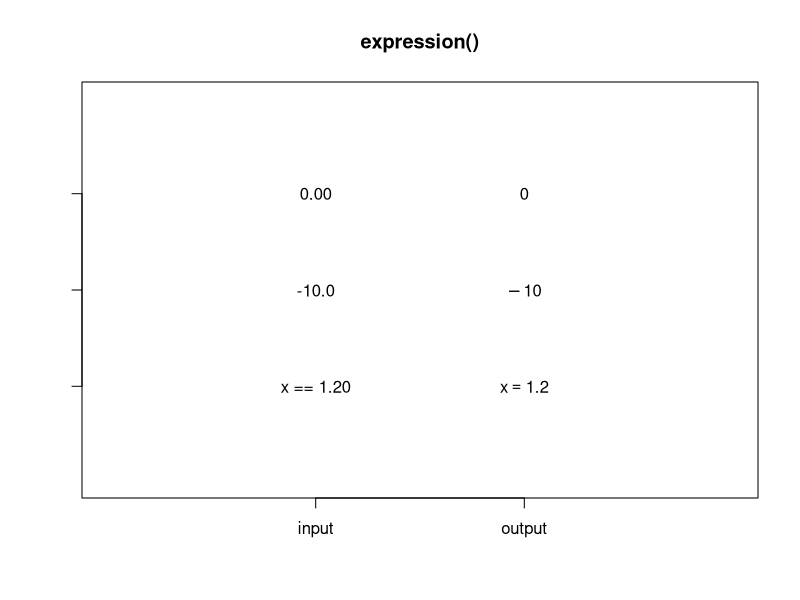
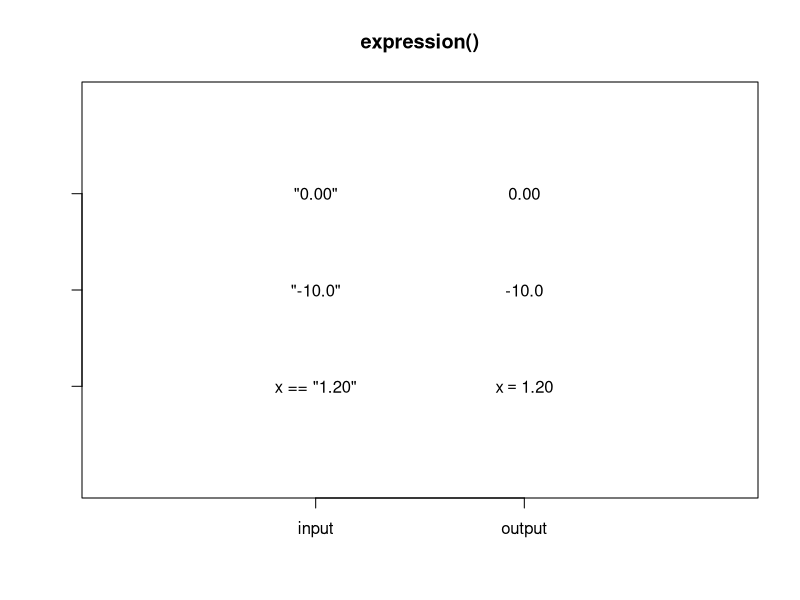
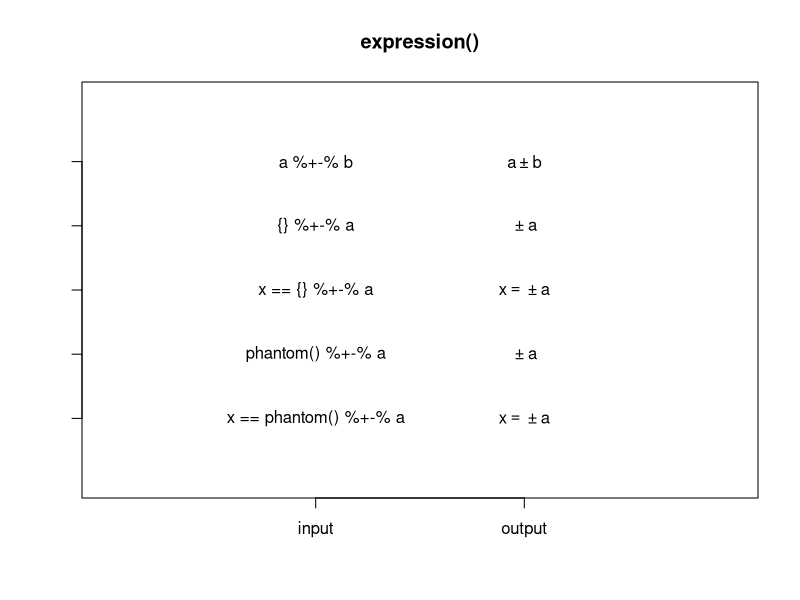
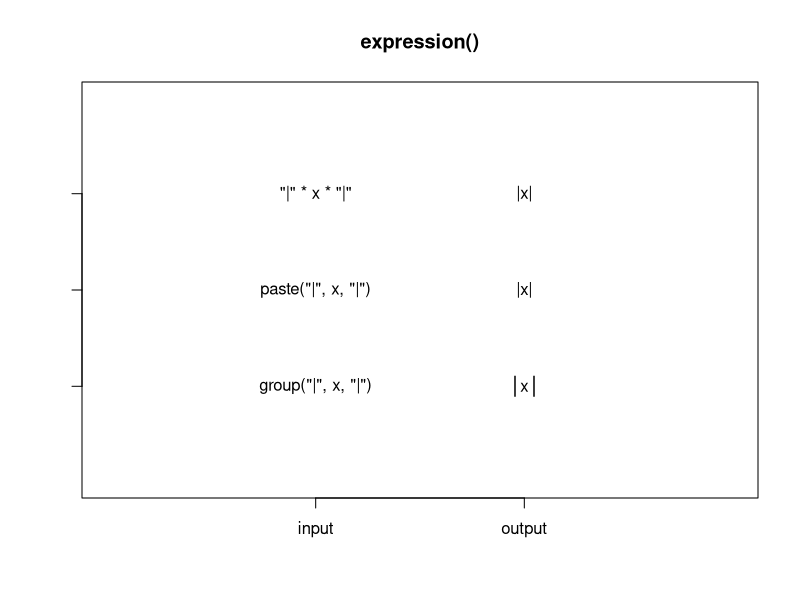
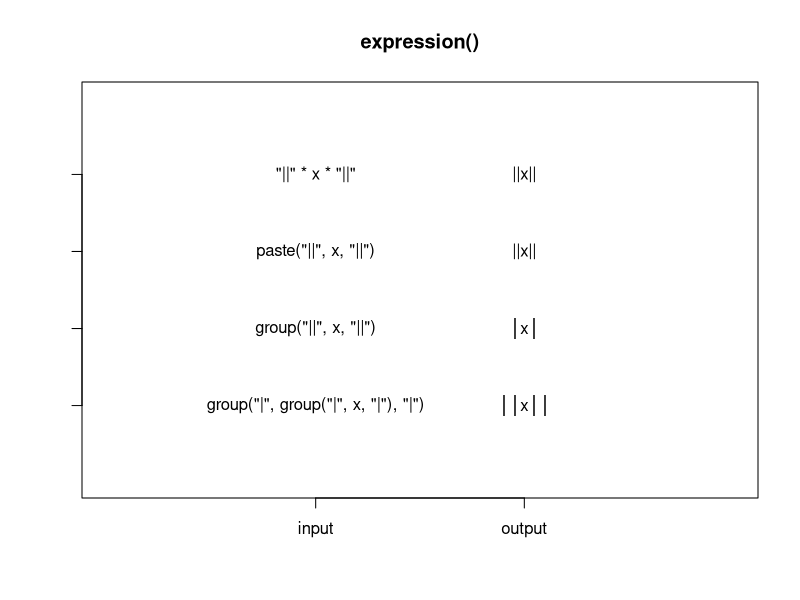
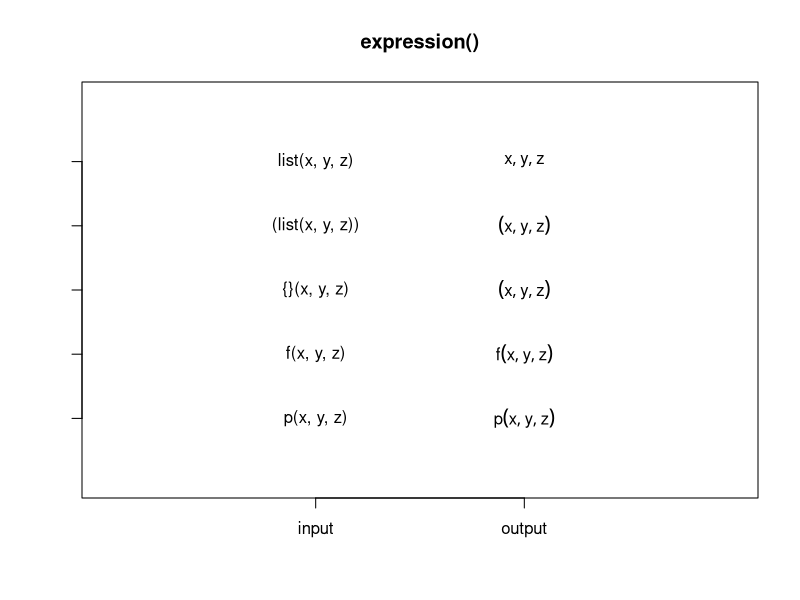
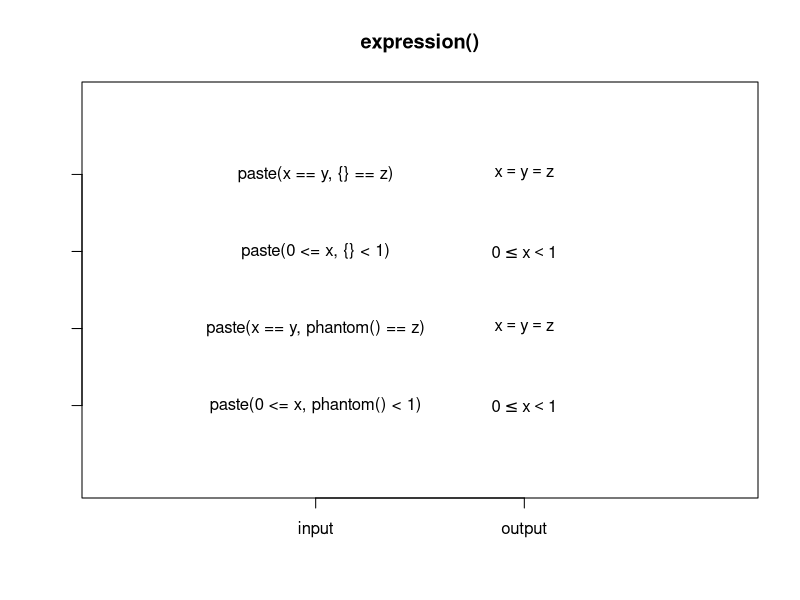
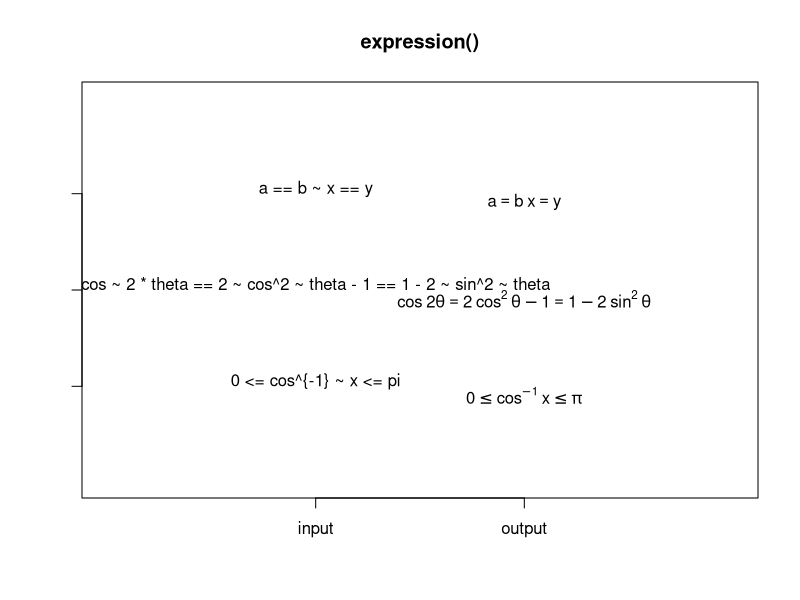

Source code (R) for these figures, in order:
## ---- chunk 1
# 式型に変換
expression(1.00)
## ---- chunk 2
#| fig-width:  8
#| fig-height: 6
#| fig-dpi:    100

# 数式を指定
exp_vec <- c(
  expression(0.00), 
  expression(-10.0), 
  expression(x == 1.20)
)

# 入力コマンドを指定
chr_vec <- c(
  "0.00", 
  "-10.0", 
  "x == 1.20"
)

# 表示数を取得
lbl_num <- length(exp_vec)

# 入出力を表示
plot(x = 0, y = 0, type = "n", main = "expression()", 
     xlim = c(0, 3), ylim = c(0, lbl_num+1), xlab = "", ylab = "", xaxt = "n", yaxt = "n")
axis(side = 1, at = c(1, 2), labels = c("input", "output"))
axis(side = 2, at = 1:lbl_num, labels = rep("", times = lbl_num))
text(x = 1, y = lbl_num:1, labels = chr_vec) # 入力
text(x = 2, y = lbl_num:1, labels = exp_vec) # 出力
## ---- chunk 3
#| fig-width:  8
#| fig-height: 6
#| fig-dpi:    100

# 数式を指定
exp_vec <- c(
  expression("0.00"), 
  expression("-10.0"), 
  expression(x == "1.20")
)

# 入力コマンドを指定
chr_vec <- c(
  '"0.00"', 
  '"-10.0"', 
  'x == "1.20"'
)

# 表示数を取得
lbl_num <- length(exp_vec)

# 入出力を表示
plot(x = 0, y = 0, type = "n", main = "expression()", 
     xlim = c(0, 3), ylim = c(0, lbl_num+1), xlab = "", ylab = "", xaxt = "n", yaxt = "n")
axis(side = 1, at = c(1, 2), labels = c("input", "output"))
axis(side = 2, at = 1:lbl_num, labels = rep("", times = lbl_num))
text(x = 1, y = lbl_num:1, labels = chr_vec) # 入力
text(x = 2, y = lbl_num:1, labels = exp_vec) # 出力
## ---- chunk 4
#| fig-width:  8
#| fig-height: 6
#| fig-dpi:    100

# 数式を指定
exp_vec <- c(
  expression(a %+-% b), 
  expression({} %+-% a), 
  expression(x == {} %+-% a), 
  expression(phantom() %+-% a), 
  expression(x == phantom() %+-% a)
)

# 入力コマンドを抽出
chr_vec <- exp_vec |> 
  as.character() |> 
  gsub(pattern = "\n", replacement = "") # `{}` が `'{\n}'` になる対策

# 表示数を取得
lbl_num <- length(exp_vec)

# 入出力を表示
plot(x = 0, y = 0, type = "n", main = "expression()", 
     xlim = c(0, 3), ylim = c(0, lbl_num+1), xlab = "", ylab = "", xaxt = "n", yaxt = "n")
axis(side = 1, at = c(1, 2), labels = c("input", "output"))
axis(side = 2, at = 1:lbl_num, labels = rep("", times = lbl_num))
text(x = 1, y = lbl_num:1, labels = chr_vec) # 入力
text(x = 2, y = lbl_num:1, labels = exp_vec) # 出力
## ---- chunk 5
#| fig-width:  8
#| fig-height: 6
#| fig-dpi:    100

# 数式を指定
exp_vec <- c(
  expression("|" * x * "|"), 
  expression(paste("|", x, "|")), 
  expression(group("|", x, "|"))
)

# 入力コマンドを抽出
chr_vec <- exp_vec |> 
  as.character() |> 
  gsub(pattern = "\n", replacement = "") # `{}` が `'{\n}'` になる対策

# 表示数を取得
lbl_num <- length(exp_vec)

# 入出力を表示
plot(x = 0, y = 0, type = "n", main = "expression()", 
     xlim = c(0, 3), ylim = c(0, lbl_num+1), xlab = "", ylab = "", xaxt = "n", yaxt = "n")
axis(side = 1, at = c(1, 2), labels = c("input", "output"))
axis(side = 2, at = 1:lbl_num, labels = rep("", times = lbl_num))
text(x = 1, y = lbl_num:1, labels = chr_vec) # 入力
text(x = 2, y = lbl_num:1, labels = exp_vec) # 出力
## ---- chunk 6
#| fig-width:  8
#| fig-height: 6
#| fig-dpi:    100

# 数式を指定
exp_vec <- c(
  expression("||" * x * "||"), 
  expression(paste("||", x, "||")), 
  expression(group("||", x, "||")), 
  expression(group("|", group("|", x, "|"), "|"))
)

# 入力コマンドを抽出
chr_vec <- exp_vec |> 
  as.character() |> 
  gsub(pattern = "\n", replacement = "") # `{}` が `'{\n}'` になる対策

# 表示数を取得
lbl_num <- length(exp_vec)

# 入出力を表示
plot(x = 0, y = 0, type = "n", main = "expression()", 
     xlim = c(0, 3), ylim = c(0, lbl_num+1), xlab = "", ylab = "", xaxt = "n", yaxt = "n")
axis(side = 1, at = c(1, 2), labels = c("input", "output"))
axis(side = 2, at = 1:lbl_num, labels = rep("", times = lbl_num))
text(x = 1, y = lbl_num:1, labels = chr_vec) # 入力
text(x = 2, y = lbl_num:1, labels = exp_vec) # 出力
## ---- chunk 7
#| fig-width:  8
#| fig-height: 6
#| fig-dpi:    100

# 数式を指定
exp_vec <- c(
  expression(list(x, y, z)), 
  expression((list(x, y, z))), 
  expression({}(x, y, z)), 
  expression(f(x, y, z)), 
  expression(p(x, y, z))
)

# 入力コマンドを抽出
chr_vec <- exp_vec |> 
  as.character() |> 
  gsub(pattern = "\n", replacement = "") # `{}` が `'{\n}'` になる対策

# 表示数を取得
lbl_num <- length(exp_vec)

# 入出力を表示
plot(x = 0, y = 0, type = "n", main = "expression()", 
     xlim = c(0, 3), ylim = c(0, lbl_num+1), xlab = "", ylab = "", xaxt = "n", yaxt = "n")
axis(side = 1, at = c(1, 2), labels = c("input", "output"))
axis(side = 2, at = 1:lbl_num, labels = rep("", times = lbl_num))
text(x = 1, y = lbl_num:1, labels = chr_vec) # 入力
text(x = 2, y = lbl_num:1, labels = exp_vec) # 出力
## ---- chunk 8
# 数式を指定
exp_vec <- expression(x, y, z)
exp_vec; length(exp_vec)
## ---- chunk 9
#| fig-width:  8
#| fig-height: 6
#| fig-dpi:    100

# 数式を指定
exp_vec <- c(
  expression(paste(x == y, {} == z)), 
  expression(paste(0 <= x, {} < 1)), 
  expression(paste(x == y, phantom() == z)), 
  expression(paste(0 <= x, phantom() < 1))
)

# 入力コマンドを抽出
chr_vec <- exp_vec |> 
  as.character() |> 
  gsub(pattern = "\n", replacement = "") # `{}` が `'{\n}'` になる対策

# 表示数を取得
lbl_num <- length(exp_vec)

# 入出力を表示
plot(x = 0, y = 0, type = "n", main = "expression()", 
     xlim = c(0, 3), ylim = c(0, lbl_num+1), xlab = "", ylab = "", xaxt = "n", yaxt = "n")
axis(side = 1, at = c(1, 2), labels = c("input", "output"))
axis(side = 2, at = 1:lbl_num, labels = rep("", times = lbl_num))
text(x = 1, y = lbl_num:1, labels = chr_vec) # 入力
text(x = 2, y = lbl_num:1, labels = exp_vec) # 出力
## ---- chunk 10
#| fig-width:  8
#| fig-height: 6
#| fig-dpi:    100

# 数式を指定
exp_vec <- c(
  expression(a == b ~ x == y), 
  expression(cos~2*theta == 2~cos^2~theta - 1 == 1 - 2~sin^2~theta), 
  expression(0 <= cos^{-1}~x <= pi)
)

# 入力コマンドを抽出
chr_vec <- exp_vec |> 
  as.character() |> 
  gsub(pattern = "\n", replacement = "") |> # `{}` が `'{\n}'` になる対策
  gsub(pattern = "  ", replacement = "") # `{x}` が `'{\n    x\n}'` になる対策

# 表示数を取得
lbl_num <- length(exp_vec)

# 入出力を表示
plot(x = 0, y = 0, type = "n", main = "expression()", 
     xlim = c(0, 3), ylim = c(0, lbl_num+1), xlab = "", ylab = "", xaxt = "n", yaxt = "n")
axis(side = 1, at = c(1, 2), labels = c("input", "output"))
axis(side = 2, at = 1:lbl_num, labels = rep("", times = lbl_num))
text(x = 1, y = lbl_num:1, labels = chr_vec, adj = c(0.5, 0)) # 入力
text(x = 2, y = lbl_num:1, labels = exp_vec, adj = c(0.5, 1)) # 出力
## ---- chunk 11
#| fig-width:  8
#| fig-height: 6
#| fig-dpi:    100

# 数式を指定
exp_vec <- c(
  expression(x * "|" * y), 
  expression(x ~ "|" ~ y), 
  expression(paste(x, "|", y)), 
  expression(paste(x, phantom(.), "|", phantom(.), y)), 
  expression(x * "|" * list(mu, sigma)), 
  expression(x ~ "|" ~ list(mu, sigma)), 
  #expression(paste(x, "|", list(mu, sigma))), 
  #expression(paste(x, phantom(.), "|", phantom(.), list(mu, sigma))), 
  expression(p(x * "|" * mu, sigma)), 
  expression(p(x ~ "|" ~ mu, sigma))
)

# 入力コマンドを抽出
chr_vec <- exp_vec |> 
  as.character() |> 
  gsub(pattern = "\n", replacement = "") # `{}` が `'{\n}'` になる対策

# 表示数を取得
lbl_num <- length(exp_vec)

# 入出力を表示
plot(x = 0, y = 0, type = "n", main = "expression()", 
     xlim = c(0, 3), ylim = c(0, lbl_num+1), xlab = "", ylab = "", xaxt = "n", yaxt = "n")
axis(side = 1, at = c(1, 2), labels = c("input", "output"))
axis(side = 2, at = 1:lbl_num, labels = rep("", times = lbl_num))
text(x = 1, y = lbl_num:1, labels = chr_vec) # 入力
text(x = 2, y = lbl_num:1, labels = exp_vec) # 出力
## ---- chunk 12
#| fig-width:  8
#| fig-height: 6
#| fig-dpi:    100

# 数式を指定
exp_val <- expression(
  atop(
    x[i] %~% N(mu, sigma), 
    list(i == 1, ldots, n, mu == 0, sigma == 1)
  )
)

# 入力コマンドを抽出
chr_val <- exp_val |> 
  as.character() |> 
  gsub(pattern = "\n", replacement = "") # `{}` が `'{\n}'` になる対策

# 入出力を表示
plot(x = 0, y = 0, type = "n", main = "expression()", 
     xlim = c(0, 2), ylim = c(0, 3), xlab = "", ylab = "", xaxt = "n", yaxt = "n")
axis(side = 1, at = 1, labels = "")
axis(side = 2, at = c(1, 2), labels = c("output", "input"))
text(x = 1, y = 2, labels = chr_val) # 入力
text(x = 1, y = 1, labels = exp_val) # 出力
## ---- chunk 13
#| fig-width:  8
#| fig-height: 6
#| fig-dpi:    100

# 数式を指定
exp_val1 <- expression(x[i] %~% N(mu, sigma))
exp_val2 <- expression(list(i == 1, ldots, n))
exp_val3 <- expression(list(mu == 0, sigma == 1))

# 入力コマンドを抽出
chr_val1 <- as.character(exp_val1)
chr_val2 <- as.character(exp_val2)
chr_val3 <- as.character(exp_val3)

# 入出力を表示
plot(x = 0, y = 0, type = "n", main = "expression()", 
     xlim = c(0, 4), ylim = c(0, 3), xlab = "", ylab = "", xaxt = "n", yaxt = "n")
axis(side = 1, at = c(1, 2, 3), labels = c("adj = c(0, v)", "adj = c(0.5, v)", "adj = c(1, v)"))
axis(side = 2, at = c(1, 2), labels = c("output", "input"))

# 左揃え
text(x = 1, y = 1, labels = exp_val1, adj = c(0, 0)) # 出力
text(x = 1, y = 1, labels = exp_val2, adj = c(0, 1)) # 出力
text(x = 1, y = 1, labels = exp_val3, adj = c(0, 2)) # 出力

# 中央揃え
text(x = 2, y = 2, labels = chr_val1, adj = c(0.5, 0)) # 入力
text(x = 2, y = 2, labels = chr_val2, adj = c(0.5, 1)) # 入力
text(x = 2, y = 2, labels = chr_val3, adj = c(0.5, 2)) # 入力
text(x = 2, y = 1, labels = exp_val1, adj = c(0.5, 0)) # 出力
text(x = 2, y = 1, labels = exp_val2, adj = c(0.5, 1)) # 出力
text(x = 2, y = 1, labels = exp_val3, adj = c(0.5, 2)) # 出力

# 右揃え
text(x = 3, y = 1, labels = exp_val1, adj = c(1, 0)) # 出力
text(x = 3, y = 1, labels = exp_val2, adj = c(1, 1)) # 出力
text(x = 3, y = 1, labels = exp_val3, adj = c(1, 2)) # 出力
